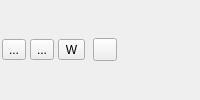
    <widget class="QWidget" name="widget" native="true">
     <layout class="QHBoxLayout" name="horizontalLayout">
      <property name="spacing">
       <number>4</number>
      </property>
      <property name="leftMargin">
       <number>2</number>
      </property>
      <property name="topMargin">
       <number>2</number>
      </property>
      <property name="rightMargin">
       <number>2</number>
      </property>
      <property name="bottomMargin">
       <number>2</number>
      </property>
      <item>
       <widget class="QToolButton" name="btnLoad">
        <property name="toolTip">
         <string>&lt;html&gt;&lt;head/&gt;&lt;body&gt;&lt;p&gt;Load transformation from file&lt;/p&gt;&lt;/body&gt;&lt;/html&gt;</string>
        </property>
        <property name="text">
         <string>...</string>
        </property>
        <property name="icon">
         <iconset resource="../../Resources/SNAPResources.qrc">
          <normaloff>:/root/open_22.png</normaloff>:/root/open_22.png</iconset>
        </property>
       </widget>
      </item>
      <item>
       <widget class="QToolButton" name="btnSave">
        <property name="toolTip">
         <string>&lt;html&gt;&lt;head/&gt;&lt;body&gt;&lt;p&gt;Save transformation to file&lt;/p&gt;&lt;/body&gt;&lt;/html&gt;</string>
        </property>
        <property name="text">
         <string>...</string>
        </property>
        <property name="icon">
         <iconset resource="../../Resources/SNAPResources.qrc">
          <normaloff>:/root/save_22.png</normaloff>:/root/save_22.png</iconset>
        </property>
       </widget>
      </item>
      <item>
       <widget class="QToolButton" name="btnSaveWarp">
        <property name="toolTip">
         <string>&lt;html&gt;&lt;head/&gt;&lt;body&gt;&lt;p&gt;Save the deformation field (warp) computed by deformable registration to a NIfTI image file&lt;/p&gt;&lt;/body&gt;&lt;/html&gt;</string>
        </property>
        <property name="text">
         <string>W</string>
        </property>
       </widget>
      </item>
      <item>
       <spacer name="horizontalSpacer_2">
        <property name="orientation">
         <enum>Qt::Horizontal</enum>
        </property>
        <property name="sizeType">
         <enum>QSizePolicy::Fixed</enum>
        </property>
        <property name="sizeHint" stdset="0">
         <size>
          <width>4</width>
          <height>20</height>
         </size>
        </property>
       </spacer>
      </item>
      <item>
       <widget class="QToolButton" name="btnReslice">
        <property name="toolTip">
         <string>&lt;html&gt;&lt;head/&gt;&lt;body&gt;&lt;p&gt;Reslice the moving image into the space of the main image&lt;/p&gt;&lt;/body&gt;&lt;/html&gt;</string>
        </property>
        <property name="icon">
         <iconset resource="../../Resources/SNAPResources.qrc">
          <normaloff>:/root/reslice_16.png</normaloff>:/root/reslice_16.png</iconset>
        </property>
       </widget>
      </item>
      <item>
       <spacer name="horizontalSpacer">
        <property name="orientation">
         <enum>Qt::Horizontal</enum>
        </property>
        <property name="sizeHint" stdset="0">
         <size>
          <width>40</width>
          <height>20</height>
         </size>
        </property>
       </spacer>
      </item>
     </layout>
    </widget>
